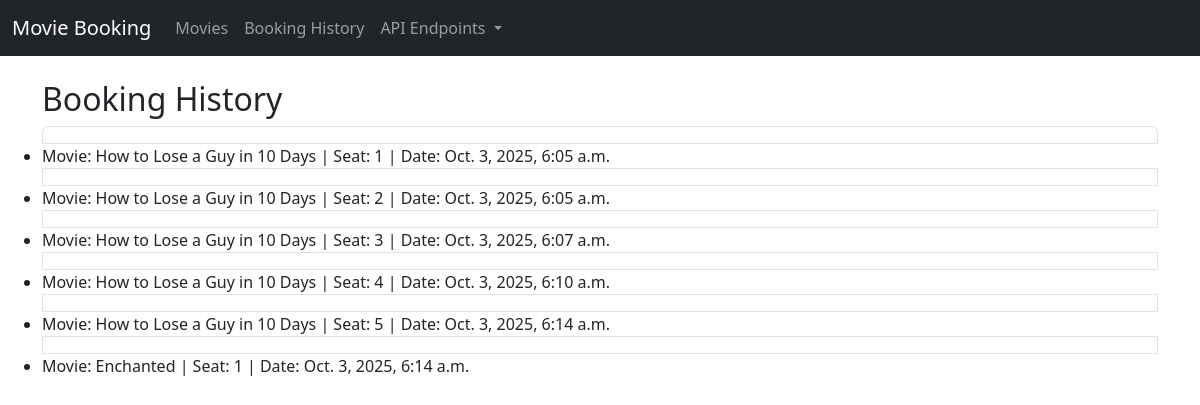
The page /booking-history/ on the database as committed earlier.
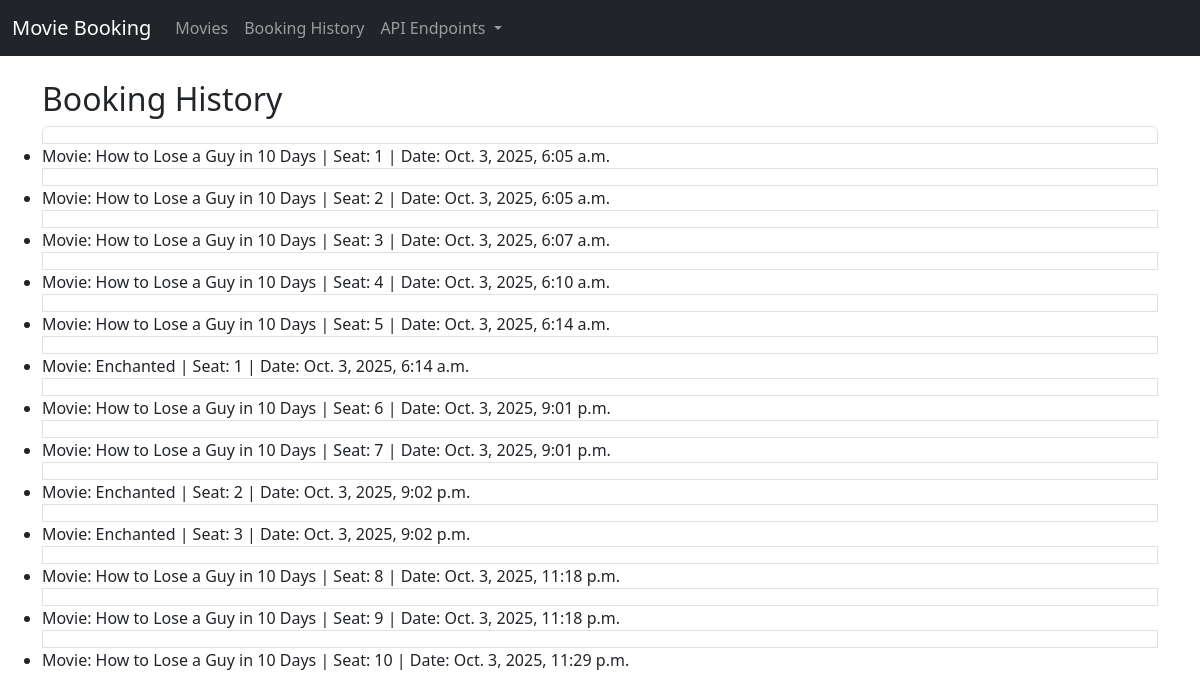
The same page on the database as committed later.
### bookings/models.py (models this page shows, shortened)
class Booking(models.Model):
    movie = models.ForeignKey(Movie, on_delete=models.CASCADE)
    seat = models.ForeignKey(Seat, on_delete=models.CASCADE)
    booking_time = models.DateTimeField(auto_now_add=True)

class Movie(models.Model):
    title = models.CharField(max_length=200)
    description = models.TextField()
    release_date = models.DateField()
    duration = models.DurationField()

class Seat(models.Model):
    movie = models.ForeignKey(Movie, on_delete=models.CASCADE, related_name="seats")
    seat_number = models.IntegerField()
    is_booked = models.BooleanField(default=False)

### bookings/views.py (the view)
# urls.py: path('booking-history/', booking_history, name='booking_history'),
def booking_history(request):
    bookings = Booking.objects.all()
    return render(request, 'bookings/booking_history.html', {'bookings': bookings})

### bookings/templates/bookings/booking_history.html
{% extends "bookings/base.html" %}
{% block content %}
<h2>Booking History</h2>
<ul class="list-group">
  {% for booking in bookings %}
    <li class="list-group-item">
      <li>Movie: {{ booking.movie.title }} | Seat: {{ booking.seat.seat_number }} | Date: {{ booking.booking_time }}</li>
    </li>
  {% empty %}
    <li class="list-group-item">No bookings yet.</li>
  {% endfor %}
</ul>
{% endblock %}

### bookings/templates/bookings/base.html (shortened to what this page needs)
<!DOCTYPE html>
<html lang="en">
<head>
    <link href="https://cdn.jsdelivr.net/npm/bootstrap@5.3.0/dist/css/bootstrap.min.css" rel="stylesheet">
</head>
<body>
    <nav class="navbar navbar-expand-lg navbar-dark bg-dark">
        <div class="container-fluid">
            <a class="navbar-brand" href="/">Movie Booking</a>
            <div class="collapse navbar-collapse">
                <ul class="navbar-nav me-auto mb-2 mb-lg-0">
                    <li class="nav-item"><a class="nav-link" href="/">Movies</a></li>
                    <li class="nav-item"><a class="nav-link" href="/booking-history/">Booking History</a></li>
                    <li class="nav-item dropdown">
                        <a class="nav-link dropdown-toggle" href="#" id="apiDropdown" role="button" data-bs-toggle="dropdown" aria-expanded="false">
                            API Endpoints
                        </a>
                    </li>
                </ul>
            </div>
        </div>
    </nav>
    <div class="container mt-4">
        {% block content %}
        {% endblock %}
    </div>
</body>
</html>

Rows that differ between the two databases and show on the page:
added Booking: movie "How to Lose a Guy in 10 Days", seat.seat_number "6", booking_time "Oct. 3, 2025, 9:01 p.m."
added Booking: movie "How to Lose a Guy in 10 Days", seat.seat_number "7", booking_time "Oct. 3, 2025, 9:01 p.m."
added Booking: movie "Enchanted", seat.seat_number "2", booking_time "Oct. 3, 2025, 9:02 p.m."
added Booking: movie "Enchanted", seat.seat_number "3", booking_time "Oct. 3, 2025, 9:02 p.m."
added Booking: movie "How to Lose a Guy in 10 Days", seat.seat_number "8", booking_time "Oct. 3, 2025, 11:18 p.m."
added Booking: movie "How to Lose a Guy in 10 Days", seat.seat_number "9", booking_time "Oct. 3, 2025, 11:18 p.m."
added Booking: movie "How to Lose a Guy in 10 Days", seat.seat_number "10", booking_time "Oct. 3, 2025, 11:29 p.m."
